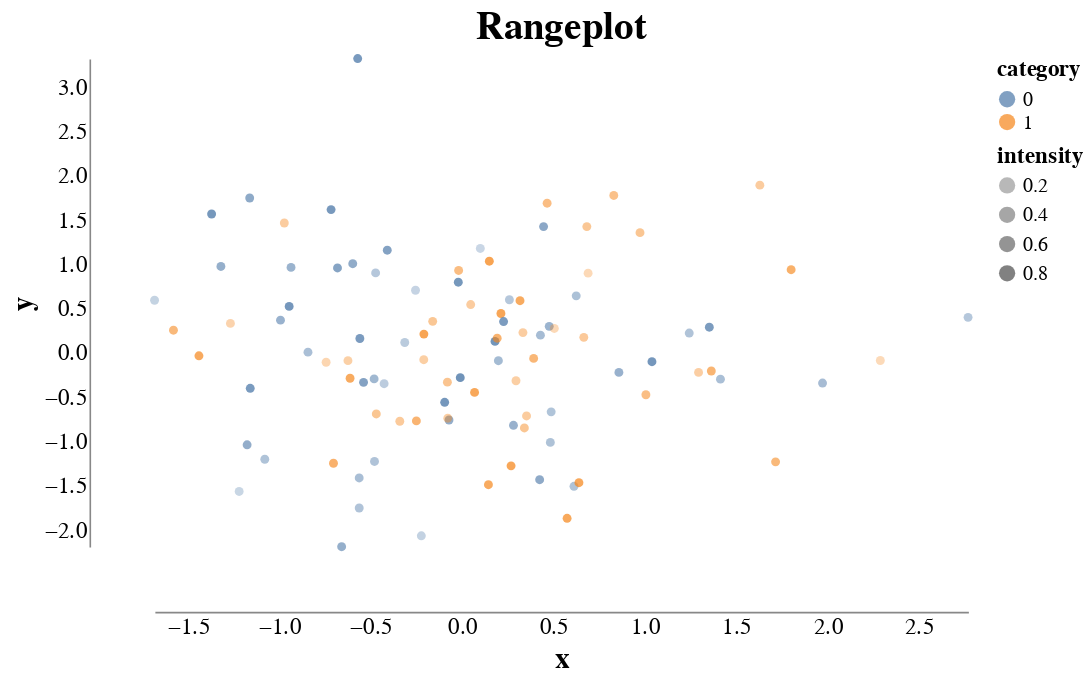

Notebook code cell kept with this figure:
### Markdown cell above
This was quite some styling for a single plot. 
To simplify this in the future, we can make our lives easier with
- Factor out the min_max_scale.
- Create a custom theme following Tufte's advice on style. In addition we'll use a font is similar to fonts he regularly uses.
- Set a default size for plots (which can be overridden).

### Code cell
from altair import Chart, X, Y, Color, Scale, theme

@theme.register('tufte', enable=True)
def tufte():
    font = "EB Garamond"
    return {
        'config': {
            "title": {
                'font': font,
                'fontSize': 24
            },
            'view': {
                'stroke': None,
                'height': 300,
                'width': 500
            },
            'mark': {'filled': True,},
            'axis': {
                'labelFontSize': 14,
                'titleFontSize': 18,
                'offset': 40,
                'grid': False,
                'ticks': False,
                'labelFont': font,
                'titleFont': font
            },
            'legend': { 
                'titleFont': font,
                'labelFont': font,
                'titleFontSize': 14,
                'labelFontSize': 12
            },
            'scale': {
                'nice': False
            }
        }
    }

min_max_scale = lambda df, col: Scale(domain=[df[col].min(), df[col].max()])

Chart(df, title="Rangeplot").mark_point().encode(
    X('x', scale=min_max_scale(df, 'x')),
    Y('y', scale=min_max_scale(df, 'y')),
    color=Color('category:N'),
    opacity='intensity'
)

### Figure 1 — Vega-Lite specification as saved in the notebook (floating-point values rounded to 4 significant figures)
{"config": {"title": {"font": "EB Garamond", "fontSize": 24}, "view": {"stroke": null, "height": 300, "width": 500}, "mark": {"filled": true}, "axis": {"labelFontSize": 14, "titleFontSize": 18, "offset": 40, "grid": false, "ticks": false, "labelFont": "EB Garamond", "titleFont": "EB Garamond"}, "legend": {"titleFont": "EB Garamond", "labelFont": "EB Garamond", "titleFontSize": 14, "labelFontSize": 12}, "scale": {"nice": false}}, "data": {"name": "data-6cb93a5060655a19bab9f1a98d0c674a"}, "mark": {"type": "point"}, "encoding": {"color": {"field": "category", "type": "nominal"}, "opacity": {"field": "intensity", "type": "quantitative"}, "x": {"field": "x", "scale": {"domain": [-1.683, 2.77]}, "type": "quantitative"}, "y": {"field": "y", "scale": {"domain": [-2.184, 3.325]}, "type": "quantitative"}}, "title": "Rangeplot", "$schema": "https://vega.github.io/schema/vega-lite/v5.20.1.json", "datasets": {"data-6cb93a5060655a19bab9f1a98d0c674a": [{"x": -0.4811, "y": -0.2906, "category": 0, "intensity": 0.4614}, {"x": -0.9936, "y": 0.3727, "category": 0, "intensity": 0.5337}, {"x": 0.4248, "y": -1.428, "category": 0, "intensity": 0.6521}, {"x": -0.2499, "y": -0.7646, "category": 1, "intensity": 0.619}, {"x": -0.4093, "y": 1.162, "category": 0, "intensity": 0.7611}, {"x": -0.2546, "y": 0.7101, "category": 0, "intensity": 0.06184}, {"x": 0.6664, "y": 0.1785, "category": 1, "intensity": 0.2805}, {"x": 1.716, "y": -1.227, "category": 1, "intensity": 0.5508}, {"x": -1.162, "y": 1.751, "category": 0, "intensity": 0.6565}, {"x": -1.268, "y": 0.3363, "category": 1, "intensity": 0.125}, {"x": 0.2128, "y": 0.4477, "category": 1, "intensity": 0.8397}, {"x": 0.6899, "y": 0.9033, "category": 1, "intensity": 0.03605}, {"x": -0.07139, "y": -0.7545, "category": 0, "intensity": 0.603}, {"x": -1.371, "y": 1.571, "category": 0, "intensity": 0.9204}, {"x": -0.2088, "y": 0.2153, "category": 1, "intensity": 0.8707}, {"x": -0.07813, "y": -0.734, "category": 1, "intensity": 0.2157}, {"x": 1.294, "y": -0.217, "category": 1, "intensity": 0.204}, {"x": -1.579, "y": 0.2592, "category": 1, "intensity": 0.5402}, {"x": 0.06862, "y": -0.4428, "category": 1, "intensity": 0.8163}, {"x": 0.6127, "y": -1.503, "category": 0, "intensity": 0.297}, {"x": -0.5628, "y": -1.747, "category": 0, "intensity": 0.2928}, {"x": 0.3411, "y": -0.8441, "category": 1, "intensity": 0.3364}, {"x": 2.289, "y": -0.08291, "category": 1, "intensity": 0.01763}, {"x": -0.6244, "y": -0.08422, "category": 1, "intensity": 0.1779}, {"x": -0.5982, "y": 1.01, "category": 0, "intensity": 0.6267}, {"x": 1.039, "y": -0.0964, "category": 0, "intensity": 0.9213}, {"x": 0.683, "y": 1.428, "category": 1, "intensity": 0.3236}, {"x": -0.473, "y": 0.9063, "category": 0, "intensity": 0.2309}, {"x": 1.801, "y": 0.9423, "category": 1, "intensity": 0.6819}, {"x": 0.4462, "y": 1.429, "category": 0, "intensity": 0.6814}, {"x": -1.44, "y": -0.02991, "category": 1, "intensity": 0.7757}, {"x": 0.974, "y": 1.361, "category": 1, "intensity": 0.333}, {"x": 0.1804, "y": 0.1328, "category": 0, "intensity": 0.9629}, {"x": -1.08, "y": -1.197, "category": 0, "intensity": 0.3003}, {"x": -1.22, "y": -1.561, "category": 0, "intensity": 0.02552}, {"x": -0.9727, "y": 1.469, "category": 1, "intensity": 0.2339}, {"x": 0.4772, "y": 0.3025, "category": 0, "intensity": 0.5094}, {"x": 0.1, "y": 1.182, "category": 0, "intensity": 0.01079}, {"x": -1.159, "y": -0.3964, "category": 0, "intensity": 0.8718}, {"x": 0.8585, "y": -0.217, "category": 0, "intensity": 0.5516}, {"x": 0.1444, "y": -1.485, "category": 1, "intensity": 0.7712}, {"x": -0.6817, "y": 0.9623, "category": 0, "intensity": 0.7411}, {"x": -0.5711, "y": 3.325, "category": 0, "intensity": 0.8853}, {"x": 0.3333, "y": 0.2323, "category": 1, "intensity": 0.218}, {"x": -0.3136, "y": 0.1202, "category": 0, "intensity": 0.1818}, {"x": -0.09509, "y": -0.5544, "category": 0, "intensity": 0.9333}, {"x": -0.4792, "y": -1.222, "category": 0, "intensity": 0.2934}, {"x": 0.4657, "y": 1.693, "category": 1, "intensity": 0.4747}, {"x": 0.1989, "y": -0.0847, "category": 0, "intensity": 0.4133}, {"x": 0.353, "y": -0.7086, "category": 1, "intensity": 0.2426}, {"x": -0.009699, "y": -0.2765, "category": 0, "intensity": 0.9858}, {"x": 0.8305, "y": 1.78, "category": 1, "intensity": 0.4101}, {"x": -0.8432, "y": 0.01169, "category": 0, "intensity": 0.3517}, {"x": -0.7439, "y": -0.1022, "category": 1, "intensity": 0.08291}, {"x": 0.3172, "y": 0.5925, "category": 1, "intensity": 0.7714}, {"x": 0.2683, "y": -1.272, "category": 1, "intensity": 0.825}, {"x": -0.7037, "y": -1.242, "category": 1, "intensity": 0.6669}, {"x": -0.5592, "y": 0.1654, "category": 0, "intensity": 0.8614}, {"x": 0.6397, "y": -1.462, "category": 1, "intensity": 0.813}, {"x": 1.243, "y": 0.227, "category": 0, "intensity": 0.2869}, {"x": 0.2274, "y": 0.3566, "category": 0, "intensity": 0.8555}, {"x": -0.4265, "y": -0.3448, "category": 0, "intensity": 0.1598}, {"x": -0.02051, "y": 0.8012, "category": 0, "intensity": 0.9146}, {"x": -1.176, "y": -1.034, "category": 0, "intensity": 0.6047}, {"x": -0.3406, "y": -0.7682, "category": 1, "intensity": 0.2685}, {"x": 0.6249, "y": 0.6468, "category": 0, "intensity": 0.3282}, {"x": 0.429, "y": 0.2034, "category": 0, "intensity": 0.3953}, {"x": 0.4833, "y": -1.007, "category": 0, "intensity": 0.3144}, {"x": 1.364, "y": -0.2014, "category": 1, "intensity": 0.6049}, {"x": 1.414, "y": -0.2934, "category": 0, "intensity": 0.3525}, {"x": 1.006, "y": -0.4691, "category": 1, "intensity": 0.469}, {"x": -0.0187, "y": 0.9337, "category": 1, "intensity": 0.4839}, {"x": -0.1606, "y": 0.3593, "category": 1, "intensity": 0.3172}, {"x": 0.2815, "y": -0.8141, "category": 0, "intensity": 0.5462}, {"x": 0.505, "y": 0.2793, "category": 1, "intensity": 0.03044}, {"x": 1.63, "y": 1.897, "category": 1, "intensity": 0.2397}, {"x": 1.353, "y": 0.2933, "category": 0, "intensity": 0.8543}, {"x": -0.9462, "y": 0.5277, "category": 0, "intensity": 0.9253}, {"x": -0.7168, "y": 1.621, "category": 0, "intensity": 0.8982}, {"x": -1.683, "y": 0.5975, "category": 0, "intensity": 0.06833}, {"x": -0.2228, "y": -2.061, "category": 0, "intensity": 0.07296}, {"x": -0.936, "y": 0.9684, "category": 0, "intensity": 0.5244}, {"x": 0.4878, "y": -0.6622, "category": 0, "intensity": 0.2825}, {"x": -0.2095, "y": -0.07382, "category": 1, "intensity": 0.1956}, {"x": 0.1493, "y": 1.038, "category": 1, "intensity": 0.8781}, {"x": 1.973, "y": -0.3373, "category": 0, "intensity": 0.3916}, {"x": 0.2591, "y": 0.6027, "category": 0, "intensity": 0.2392}, {"x": 0.2953, "y": -0.3113, "category": 1, "intensity": 0.2007}, {"x": -0.6589, "y": -2.184, "category": 0, "intensity": 0.5792}, {"x": 0.575, "y": -1.864, "category": 1, "intensity": 0.7999}, {"x": 0.04736, "y": 0.5491, "category": 1, "intensity": 0.2372}, {"x": -0.5629, "y": -1.409, "category": 0, "intensity": 0.3681}, {"x": -0.08014, "y": -0.3269, "category": 1, "intensity": 0.3634}, {"x": 2.77, "y": 0.4045, "category": 0, "intensity": 0.2297}, {"x": -0.6128, "y": -0.2832, "category": 1, "intensity": 0.7666}, {"x": 0.3919, "y": -0.05912, "category": 1, "intensity": 0.5698}, {"x": -0.5391, "y": -0.3294, "category": 0, "intensity": 0.7607}, {"x": 0.1924, "y": 0.1691, "category": 1, "intensity": 0.6408}, {"x": -0.4693, "y": -0.6858, "category": 1, "intensity": 0.3418}, {"x": -1.32, "y": 0.9786, "category": 0, "intensity": 0.581}]}}
